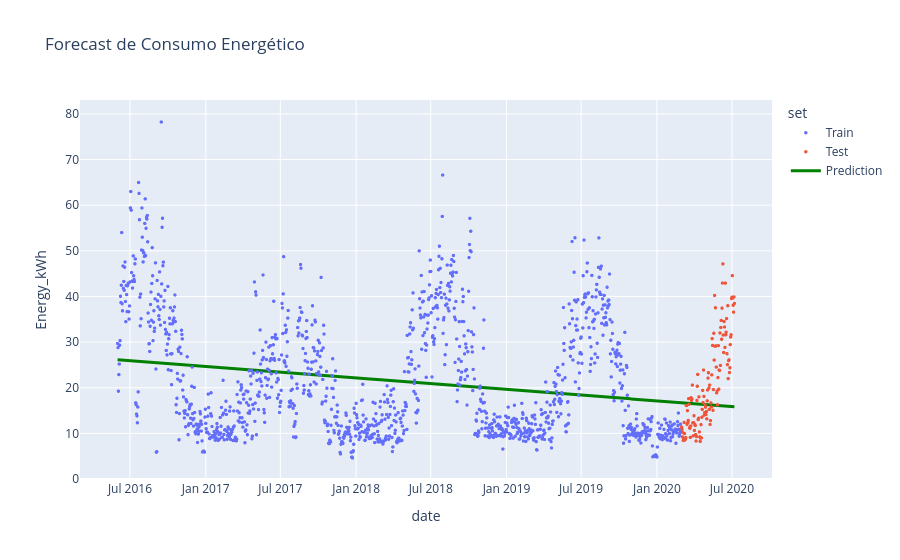

Source (notebook cell):
### Code cell
# plot predicciones
fig = px.scatter(df, x=df.date, y=target, title='Forecast de Consumo Energético', color='set')
fig.add_scatter(x=df.date, y=y_pred, mode='lines', name='Prediction', line=dict(color='green', width=3))
fig.update_traces(marker=dict(size=3.5))
fig.show()

### Figure 1 — Plotly figure (JSON) as saved in the notebook; plotly's stock layout.template omitted (floating-point values rounded to 4 significant figures; data arrays with more than 128 entries replaced by an {"elided": "..."} marker saying what was removed)
{"data": [{"hovertemplate": "set=Train<br>date=%{x}<br>Energy_kWh=%{y}<extra></extra>", "legendgroup": "Train", "marker": {"color": "#636efa", "size": 3.5, "symbol": "circle"}, "mode": "markers", "name": "Train", "showlegend": true, "type": "scattergl", "x": {"elided": "1369 str values"}, "xaxis": "x", "y": {"elided": "1369 float values"}, "yaxis": "y"}, {"hovertemplate": "set=Test<br>date=%{x}<br>Energy_kWh=%{y}<extra></extra>", "legendgroup": "Test", "marker": {"color": "#EF553B", "size": 3.5, "symbol": "circle"}, "mode": "markers", "name": "Test", "showlegend": true, "type": "scattergl", "x": {"elided": "129 str values"}, "xaxis": "x", "y": {"elided": "129 float values"}, "yaxis": "y"}, {"line": {"color": "green", "width": 3}, "marker": {"size": 3.5}, "mode": "lines", "name": "Prediction", "type": "scatter", "x": {"elided": "1498 str values"}, "y": {"elided": "1498 float values"}}], "layout": {"legend": {"title": {"text": "set"}, "tracegroupgap": 0}, "title": {"text": "Forecast de Consumo Energético"}, "xaxis": {"anchor": "y", "domain": [0, 1], "title": {"text": "date"}}, "yaxis": {"anchor": "x", "domain": [0, 1], "title": {"text": "Energy_kWh"}}}}
